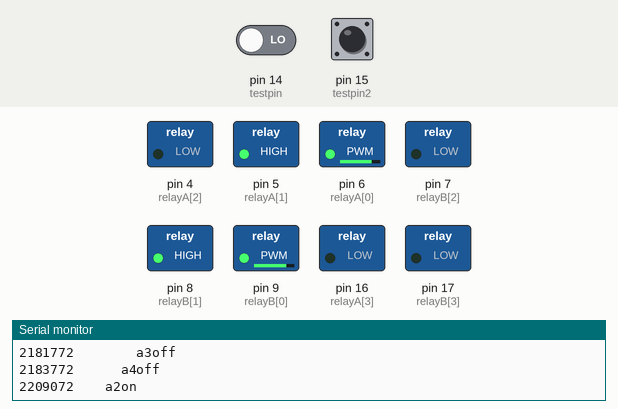
Bench run of a sketch on a simulated Arduino Uno, built with avr-gcc and run on an emulated ATmega328P. On the bench: switched loads named in the sketch (green lamp = pin HIGH), the last lines printed to the serial monitor. Dashed ring = blinking. The test bench sets the inputs (shaded band); at power-on: pin 14 (testpin) LOW, pin 15 (testpin2) HIGH. Storage starts empty.

Above: at 2.3 s.
2.4 s: pin 14 (testpin) driven HIGH
At 2.7 s:
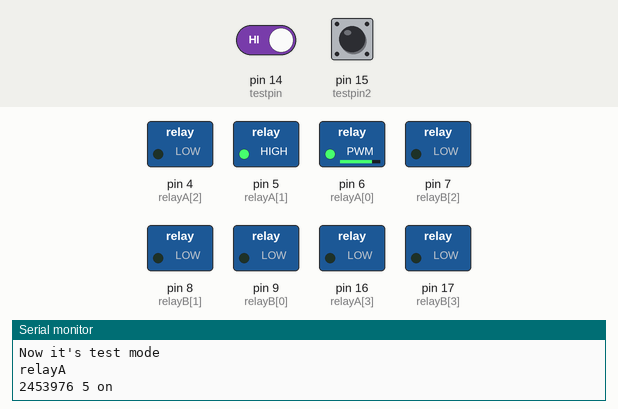
At 3.3 s:
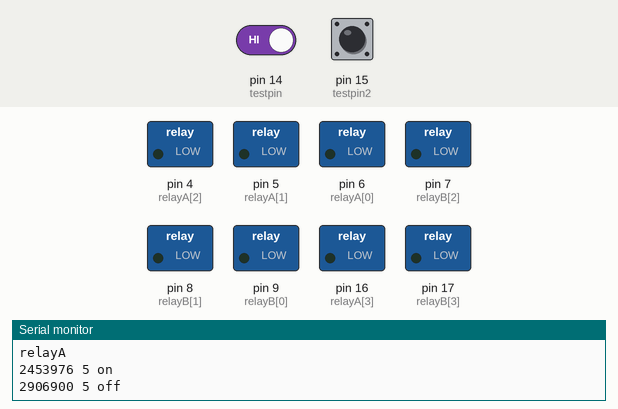
8.6 s: pin 14 (testpin) driven LOW
At 12.94 s:
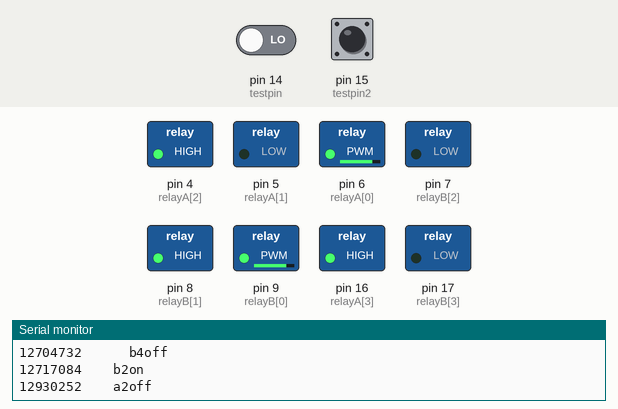
14.0 s: pin 14 (testpin) driven HIGH
Timing chart, 0 to 23.1 s (numbered marks = the images above; inputs shaded):
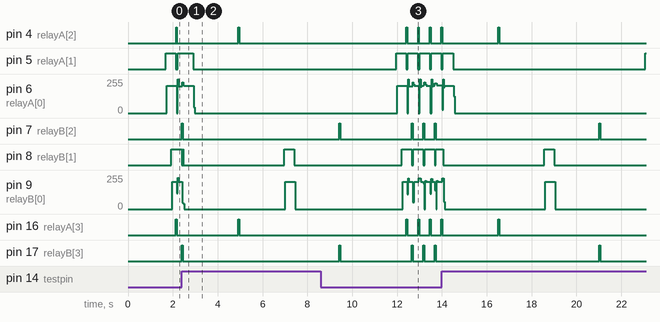

Measured:
- after the input at 2.4 s, pin 7 (relayB[2]), pin 17 (relayB[3]): goes on until 2.4 s, then stays LOW
- after the input at 8.6 s, pin 8 (relayB[1]): alternates HIGH for 0.45 s and LOW for 0.06 s, starting after 3.6 s

The sketch:

power_v4_micros_gps.ino
```cpp
#include <SoftwareSerial.h> //5 hz power w/ gps and sd
#include <SD.h>
#include <SPI.h>

// Connect the GPS RX/TX to arduino pins 3 and 5
SoftwareSerial serial = SoftwareSerial(2, 3);
File logFile;

const int SD_CS = 10;// big c high v power w/ test pin
unsigned long currentmillis = 0;
unsigned long headmillis = 0;
unsigned long a1on, a2on, a3on, b1on, b2on, b3on, a1off, a2off, a3off, b1off, b2off, b3off = 0;
byte a1, a2, a3, b1, b2, b3, start, ssrta, ssrtb = 0;
byte charget = 90; //充電次數
long circletime = 500; // verson.1 was 150 + 50
long chargecircletime = 5; //ondelay+offdelay
long a1ondelay = 0, a1offdelay = 0;
long a2time = 450, a3time = 44; //a3time must<(circletime-a2time) or will break the circletime
long a4time = 2, delaytime = 2000, initializetime = 500; //new 2 channel big C's relay for Vinb
double utctime, TWtime[5], gpstime;
word utc = 8;
String logdata, logFileName;
int msgType, j = 0, testpint;

//power relay
//int relay[] = {16, 17, 4}; // set M pin,power pin,relay pin
int relayA[] = {6, 5, 4, 16}; // set M pin,power pin,relay pin
int relayB[] = {9, 8, 7, 17}; // // set M pin,power pin,relay pin
int r[] = {0, 1, 2, 3, 0, 1, 2, 3};
const int /*led = 2, buttonpin = 3, */testpin = 14, testpin2 = 15, leda = 18, ledb = 19;


//add gps and sd
byte power;
byte channel;
const unsigned char UBX_HEADER[]        = { 0xB5, 0x62 };
const unsigned char NAV_POSLLH_HEADER[] = { 0x01, 0x02 };
const unsigned char NAV_STATUS_HEADER[] = { 0x01, 0x03 };

const char UBLOX_INIT[] PROGMEM = {
  // Disable NMEA
  0xB5, 0x62, 0x06, 0x01, 0x08, 0x00, 0xF0, 0x00, 0x00, 0x00, 0x00, 0x00, 0x00, 0x01, 0x00, 0x24, // GxGGA off
  0xB5, 0x62, 0x06, 0x01, 0x08, 0x00, 0xF0, 0x01, 0x00, 0x00, 0x00, 0x00, 0x00, 0x01, 0x01, 0x2B, // GxGLL off
  0xB5, 0x62, 0x06, 0x01, 0x08, 0x00, 0xF0, 0x02, 0x00, 0x00, 0x00, 0x00, 0x00, 0x01, 0x02, 0x32, // GxGSA off
  0xB5, 0x62, 0x06, 0x01, 0x08, 0x00, 0xF0, 0x03, 0x00, 0x00, 0x00, 0x00, 0x00, 0x01, 0x03, 0x39, // GxGSV off
  0xB5, 0x62, 0x06, 0x01, 0x08, 0x00, 0xF0, 0x04, 0x00, 0x00, 0x00, 0x00, 0x00, 0x01, 0x04, 0x40, // GxRMC off
  0xB5, 0x62, 0x06, 0x01, 0x08, 0x00, 0xF0, 0x05, 0x00, 0x00, 0x00, 0x00, 0x00, 0x01, 0x05, 0x47, // GxVTG off

  // Disable UBX
  0xB5, 0x62, 0x06, 0x01, 0x08, 0x00, 0x01, 0x07, 0x00, 0x00, 0x00, 0x00, 0x00, 0x00, 0x17, 0xDC, //NAV-PVT off
  0xB5, 0x62, 0x06, 0x01, 0x08, 0x00, 0x01, 0x02, 0x00, 0x00, 0x00, 0x00, 0x00, 0x00, 0x12, 0xB9, //NAV-POSLLH off
  0xB5, 0x62, 0x06, 0x01, 0x08, 0x00, 0x01, 0x03, 0x00, 0x00, 0x00, 0x00, 0x00, 0x00, 0x13, 0xC0, //NAV-STATUS off

  // Enable UBX
  //0xB5,0x62,0x06,0x01,0x08,0x00,0x01,0x07,0x00,0x01,0x00,0x00,0x00,0x00,0x18,0xE1, //NAV-PVT on
  0xB5, 0x62, 0x06, 0x01, 0x08, 0x00, 0x01, 0x02, 0x00, 0x01, 0x00, 0x00, 0x00, 0x00, 0x13, 0xBE, //NAV-POSLLH on
  0xB5, 0x62, 0x06, 0x01, 0x08, 0x00, 0x01, 0x03, 0x00, 0x01, 0x00, 0x00, 0x00, 0x00, 0x14, 0xC5, //NAV-STATUS on

  // Rate
  0xB5, 0x62, 0x06, 0x08, 0x06, 0x00, 0x64, 0x00, 0x01, 0x00, 0x01, 0x00, 0x7A, 0x12, //(10Hz)
  //0xB5, 0x62, 0x06, 0x08, 0x06, 0x00, 0xC8, 0x00, 0x01, 0x00, 0x01, 0x00, 0xDE, 0x6A, //(5Hz)
  //0xB5,0x62,0x06,0x08,0x06,0x00,0xE8,0x03,0x01,0x00,0x01,0x00,0x01,0x39, //(1Hz)
};

enum _ubxMsgType {
  MT_NONE,
  MT_NAV_POSLLH,
  MT_NAV_STATUS
};

struct NAV_POSLLH {
  unsigned char cls;
  unsigned char id;
  unsigned short len;
  unsigned long iTOW;
  long lon;
  long lat;
  long height;
  long hMSL;
  unsigned long hAcc;
  unsigned long vAcc;
};

struct NAV_STATUS {
  unsigned char cls;
  unsigned char id;
  unsigned short len;
  unsigned long iTOW;
  unsigned char gpsFix;
  char flags;
  char fixStat;
  char flags2;
  unsigned long ttff;
  unsigned long msss;
};

union UBXMessage {
  NAV_POSLLH navPosllh;
  NAV_STATUS navStatus;
};

UBXMessage ubxMessage;

void setup()
{
  circletime = circletime * 1000;
  chargecircletime = chargecircletime * 1000;
  a2time = a2time * 1000;
  a3time = a3time * 1000;
  a4time = a4time * 1000;
  delaytime = delaytime * 1000;
  initializetime = initializetime * 1000;
  a1ondelay = chargecircletime * 4 / 5;
  a1offdelay = chargecircletime / 5;
  Serial.begin(19200);
  pinMode(relayA[0], OUTPUT);
  digitalWrite(relayA[0], LOW);
  pinMode(relayA[1], OUTPUT);
  digitalWrite(relayA[1], LOW);
  pinMode(relayA[2], OUTPUT);
  digitalWrite(relayA[2], LOW);
  pinMode(relayA[3], OUTPUT);
  digitalWrite(relayA[3], LOW);
  pinMode(relayB[0], OUTPUT);
  digitalWrite(relayB[0], LOW);
  pinMode(relayB[1], OUTPUT);
  digitalWrite(relayB[1], LOW);
  pinMode(relayB[2], OUTPUT);
  digitalWrite(relayB[2], LOW);
  pinMode(relayB[3], OUTPUT);
  digitalWrite(relayB[3], LOW);
  //pinMode(buttonpin, INPUT_PULLUP);
  pinMode(testpin, INPUT);
  pinMode(testpin2, INPUT);

  //pinMode(leda, OUTPUT);
  //pinMode(ledb, OUTPUT);
  //pinMode(led, OUTPUT);
  //  digitalWrite(led, HIGH);
  //delay(2000);
  //delay(1000);

  headmillis = micros();


  //GPS and sd
  serial.begin(9600);
  setupgps();
  if (!SD.begin(SD_CS)) {
    Serial.println(F("Card failed, or not present"));
  }
  pinMode(SD_CS, OUTPUT);
  logFileName = nextLogFile();
  logFile = SD.open(logFileName, FILE_WRITE);
  if (logFile) {
    Serial.println(F("writing"));
  }
  // if the file didn't open, print an error:
  else {
    Serial.println(F("error opening file"));
  }
  Serial.println(F("initialization done."));

  msgType = processGPS(); //read gps in every loop (put here due to the reading singel delay will  effect relay time
  gpstime = ubxMessage.navPosllh.iTOW;
  transf2utc();

  while (digitalRead(testpin2) == LOW) {
    Serial.println(F(" waiting for start singel... "));
    delay(200);
  }

  msgType = processGPS(); //read gps in every loop (put here due to the reading singel delay will  effect relay time
  gpstime = ubxMessage.navPosllh.iTOW;

  currentmillis = micros() - headmillis;
  transf2utc();
  writegpsToCard();
}


void loop() {
  //Serial.println(testpint);
  if (digitalRead(testpin) == LOW) {
    testpint = 0;
  }
  if (digitalRead(testpin) == HIGH) {
    testpint = testpint + 1;
  }
  if (testpint > 10000) {
    testrun();
    //Serial.println(F("HIGH"));
  }
  /*while (digitalRead(testpin) == LOW) {
    //testrun();
    Serial.println(F("LOW"));
    }*/
  //digitalWrite(led, LOW);
  currentmillis = micros() - headmillis;
  //Serial.println(currentmillis);Serial.print(" ");

  //text   a1=ssrA a2=powerA a3=relayA


  if (currentmillis >= initializetime && start == 0) { //initialization
    a2on = currentmillis + initializetime;
    a3on = currentmillis + initializetime;

    b2on = currentmillis + initializetime + (circletime / 2); // add B
    b3on = currentmillis + initializetime + (circletime / 2);

    start = 1;
    Serial.print(currentmillis); Serial.print(" ");
    Serial.println(F("Run"));
  }


  //A


  if (currentmillis >= a2on && a2 == 0 && a3 == 0 && start == 1) { //powerA on
    a2 = 1;
    a2on = currentmillis + circletime;
    a2off = currentmillis + a2time;
    ssrta = 0;
    //digitalWrite(leda, HIGH);
    digitalWrite(relayA[r[1]], HIGH);
    delay(1);
    Serial.print(currentmillis); Serial.print(" ");
    Serial.println(F("   a2on "));
  }

  if (a2 == 1) {
    if (ssrta < charget) {
      if (currentmillis >= a1on && a1 == 0) { //ssrA on
        a1off = currentmillis + a1ondelay;
        a1on = currentmillis + chargecircletime;
        a1 = 1;
        digitalWrite(relayA[r[0]], HIGH);
        //Serial.print(currentmillis); Serial.print(" ");
        //Serial.println(F(" a1on "));
      }
      if (currentmillis > a1off && a1 == 1) { //ssrA off
        a1 = 0;
        ssrta = ssrta + 1;
        digitalWrite(relayA[r[0]], LOW);
        //Serial.print(currentmillis); Serial.print(" ");
        //Serial.println(F(" a1off "));
      }
    }
  }

  if (currentmillis >= a2off && a2 == 1) { //powerA off %%%%
    a2 = 0;
    digitalWrite(relayA[r[0]], LOW); //incase a1 turn off
    digitalWrite(relayA[r[1]], LOW);
    delay(1);
    Serial.print(currentmillis); Serial.print(" ");
    Serial.println(F("   a2off "));
    Serial.print(F("ssrta    "));
    Serial.println(ssrta);
  }
  if (currentmillis >= a3on && a3 == 0 && a2 == 0 && start == 1) { //relayA on
    a3on = currentmillis + circletime;
    a3off = currentmillis + a3time;
    a3 = 1;
    digitalWrite(relayA[r[3]], HIGH);
    Serial.print(currentmillis); Serial.print(" ");
    Serial.println(F("     a4on "));
    delayMicroseconds(a4time);
    digitalWrite(relayA[r[2]], HIGH);
    Serial.print(currentmillis + a4time); Serial.print(" "); //手工加上a4time時間差
    Serial.println(F("       a3on "));
    power = 1;
    channel = 1;
    writeDataToCard();
  }
  if (currentmillis >= a3off && a3 == 1 && start == 1) { //relayA off
    a3 = 0;
    digitalWrite(leda, LOW);
    digitalWrite(relayA[r[2]], LOW);
    Serial.print(currentmillis); Serial.print(" ");
    Serial.println(F("       a3off "));
    delayMicroseconds(a4time);
    digitalWrite(relayA[r[3]], LOW);
    Serial.print(currentmillis + a4time); Serial.print(" ");
    Serial.println(F("     a4off "));
    power = 0;
    channel = 1;
    writeDataToCard();

    msgType = processGPS(); //read gps in every loop (put here due to the reading singel delay will  effect relay time
      gpstime = ubxMessage.navPosllh.iTOW;
      transf2utc();
      writegpsToCard();
  }


  //B


  if (currentmillis >= b2on && b2 == 0 && b3 == 0 && start == 1) { //powerB on
    b2 = 1;
    b2on = currentmillis + circletime;
    b2off = currentmillis + a2time;
    ssrtb = 0;
    digitalWrite(ledb, HIGH);
    digitalWrite(relayB[r[1]], HIGH);
    delay(1);
    Serial.print(currentmillis); Serial.print(" ");
    Serial.println(F("   b2on "));
  }

  if (b2 == 1) {
    if (ssrtb < charget) {
      if (currentmillis >= b1on && b1 == 0) { //ssrB on
        b1off = currentmillis + a1ondelay;
        b1on = currentmillis + chargecircletime;
        b1 = 1;
        digitalWrite(relayB[r[0]], HIGH);
        //Serial.print(currentmillis); Serial.print(" ");
        //Serial.println(F(" b1on "));
      }
      if (currentmillis > b1off && b1 == 1) { //ssrB off
        b1 = 0;
        ssrtb = ssrtb + 1;
        digitalWrite(relayB[r[0]], LOW);
        //Serial.print(currentmillis); Serial.print(" ");
        //Serial.println(F(" b1off "));
      }
    }
  }

  if (currentmillis >= b2off && b2 == 1) { //powerB off %%%%
    b2 = 0;
    digitalWrite(relayB[r[0]], LOW); //incase a1 turn off
    digitalWrite(relayB[r[1]], LOW);
    delay(1);
    Serial.print(currentmillis); Serial.print(" ");
    Serial.println(F("   b2off "));
    Serial.print(F("ssrtb    "));
    Serial.println(ssrtb);
  }
  if (currentmillis >= b3on && b3 == 0 && b2 == 0 && start == 1) { //relayA on
    b3on = currentmillis + circletime;
    b3off = currentmillis + a3time;
    b3 = 1;
    digitalWrite(relayB[r[3]], HIGH);
    Serial.print(currentmillis); Serial.print(" ");
    Serial.println(F("     b4on "));
    delayMicroseconds(a4time);
    digitalWrite(relayB[r[2]], HIGH);
    Serial.print(currentmillis + a4time); Serial.print(" "); //手工加上a4time時間差
    Serial.println(F("       b3on "));
    power = 1;
    channel = 2;
    writeDataToCard();
  }
  if (currentmillis >= b3off && b3 == 1 && start == 1) { //relayB off
    b3 = 0;
    digitalWrite(ledb, LOW);
    digitalWrite(relayB[r[2]], LOW);
    Serial.print(currentmillis); Serial.print(" ");
    Serial.println(F("       b3off "));
    delayMicroseconds(a4time);
    digitalWrite(relayB[r[3]], LOW);
    Serial.print(currentmillis + a4time); Serial.print(" ");
    Serial.println(F("     b4off "));
    power = 0;
    channel = 2;
    writeDataToCard();
  }
}


void testrun() {
  Serial.println(F("Now it's test mode"));
  digitalWrite(relayA[0], LOW);
  digitalWrite(relayA[1], LOW);
  digitalWrite(relayA[2], LOW);
  digitalWrite(relayA[3], LOW);
  digitalWrite(relayB[0], LOW);
  digitalWrite(relayB[1], LOW);
  digitalWrite(relayB[2], LOW);
  digitalWrite(relayB[3], LOW);
  a1 = 0, a2 = 0, a3 = 0, b1 = 0, b2 = 0, b3 = 0;
  start = 0;

  //  digitalWrite(testled, HIGH);

  currentmillis = micros() - headmillis;
  Serial.println(F("relayA"));
  Serial.print(currentmillis); Serial.print(" ");
  Serial.print(relayA[r[1]]);
  digitalWrite(relayA[r[1]], HIGH);
  Serial.println(F(" on "));
  delay(1);
  for (int i = 0; i < charget; i++) {
    digitalWrite(relayA[r[0]], HIGH);
    delayMicroseconds(a1ondelay);
    digitalWrite(relayA[r[0]], LOW);
    delayMicroseconds(a1offdelay);
  }
  currentmillis = micros() - headmillis;
  Serial.print(currentmillis); Serial.print(" ");
  Serial.print(relayA[r[1]]);
  digitalWrite(relayA[r[1]], LOW);
  Serial.println(F(" off "));
  //delayMicroseconds(delaytime);
  delay(delaytime / 1000);
  currentmillis = micros() - headmillis;
  Serial.print(currentmillis); Serial.print(" ");
  Serial.print(relayA[r[2]]);
  Serial.println(F(" on "));
  digitalWrite(relayA[r[3]], HIGH);
  delayMicroseconds(a4time);
  digitalWrite(relayA[r[2]], HIGH);
  //delayMicroseconds(a3time);
  delay(a3time / 1000);
  digitalWrite(relayA[r[2]], LOW);
  delayMicroseconds(a4time);
  digitalWrite(relayA[r[3]], LOW);
  currentmillis = micros() - headmillis;
  Serial.print(currentmillis); Serial.print(" ");
  Serial.print(relayA[r[2]]);
  Serial.println(F(" off"));
  //delayMicroseconds(delaytime);
  delay(delaytime / 1000);
  //B
  currentmillis = micros() - headmillis;
  Serial.println(F("relayB"));
  Serial.print(currentmillis); Serial.print(" ");
  Serial.print(relayB[r[1]]);
  digitalWrite(relayB[r[1]], HIGH);
  Serial.println(F(" on "));
  delay(1);
  for (int i = 0; i < charget; i++) {
    digitalWrite(relayB[r[0]], HIGH);
    delayMicroseconds(a1ondelay);
    digitalWrite(relayB[r[0]], LOW);
    delayMicroseconds(a1offdelay);
  }
  currentmillis = micros() - headmillis;
  Serial.print(currentmillis); Serial.print(" ");
  Serial.print(relayB[r[1]]);
  digitalWrite(relayB[r[1]], LOW);
  Serial.println(F(" off "));
  //delayMicroseconds(delaytime);
  delay(delaytime / 1000);
  currentmillis = micros() - headmillis;
  Serial.print(currentmillis); Serial.print(" ");
  Serial.print(relayB[r[2]]);
  Serial.println(F(" on "));
  digitalWrite(relayB[r[3]], HIGH);
  delayMicroseconds(a4time);
  digitalWrite(relayB[r[2]], HIGH);
  //delayMicroseconds(a3time);
  delay(a3time / 1000);
  digitalWrite(relayB[r[2]], LOW);
  delayMicroseconds(a4time);
  digitalWrite(relayB[r[3]], LOW);
  currentmillis = micros() - headmillis;
  Serial.print(currentmillis); Serial.print(" ");
  Serial.print(relayB[r[2]]);
  Serial.println(F(" off"));
  //delayMicroseconds(delaytime);
  delay(delaytime / 1000);
  //digitalWrite(testled, LOW);
}


void writegpsToCard() {
  currentmillis = micros() - headmillis;
  if (!logFile) {
    logFile = SD.open(logFileName, FILE_WRITE);
  }
  if (logFile) {
    //    digitalWrite(led, HIGH);
    logFile.print(currentmillis);
    logFile.print(",");
    logFile.print(gpstime);
    logFile.print(",");
    logFile.print((TWtime[1]), 0);
    logFile.print(",");
    logFile.print((TWtime[2]), 0);
    logFile.print(",");
    logFile.print((TWtime[3]), 5);
    logFile.print("\n");
    logFile.print("\n");
    logFile.close();
  }
}


void writeDataToCard() {
  currentmillis = micros() - headmillis;
  if (!logFile) {
    logFile = SD.open(logFileName, FILE_WRITE);
  }
  if (logFile) {
    //    digitalWrite(led, HIGH);
    logFile.print(currentmillis);
    logFile.print(",");
    logFile.print(channel);
    logFile.print(",");
    logFile.print(power);
    logFile.print("\n");
    logFile.close();
  }
}


String nextLogFile(void) {
  String filename;
  int logn = 0;
  for (int i = 0; i < 999; i++) {
    // Construct a file with PREFIX[Index].SUFFIX
    filename = String("power") + String(logn) + String(".csv");
    // If the file name doesn't exist, return it
    if (!SD.exists(filename))
    {
      return filename;
    }
    // Otherwise increment the index, and try again
    logn++;
  }
  return "";
}


void transf2utc() {

  double temp = 0;

  utctime = gpstime / 1000 + (utc * 3600) - 19; //utc&leap fix

  TWtime[0] = (int)(utctime / 24 / 3600); //week
  temp = utctime - (TWtime[0] * 24 * 3600);

  TWtime[1] = (int)(temp / 3600); //hr
  temp = utctime - (TWtime[0] * 24 * 3600) - (TWtime[1] * 3600);

  TWtime[2] = (int)(temp / 60); //min
  temp = utctime - (TWtime[0] * 24 * 3600) - (TWtime[1] * 3600) - (TWtime[2] * 60);

  TWtime[3] = temp; //sec

  logdata = gpstime;
}


void setupgps() { //setup UBLOX_INIT codes
  for (int i = 0; i < sizeof(UBLOX_INIT); i++) {
    serial.write( pgm_read_byte(UBLOX_INIT + i) );
    delay(5); // simulating a 38400baud pace (or less), otherwise commands are not accepted by the device.
  }
}


// The last two bytes of the message is a checksum value, used to confirm that the received payload is valid.
// The procedure used to calculate this is given as pseudo-code in the uBlox manual.
void calcChecksum(unsigned char* CK, int msgSize) {
  memset(CK, 0, 2);
  for (int i = 0; i < msgSize; i++) {
    CK[0] += ((unsigned char*)(&ubxMessage))[i];
    CK[1] += CK[0];
  }
}


// Compares the first two bytes of the ubxMessage struct with a specific message header.
// Returns true if the two bytes match.
boolean compareMsgHeader(const unsigned char* msgHeader) {
  unsigned char* ptr = (unsigned char*)(&ubxMessage);
  return ptr[0] == msgHeader[0] && ptr[1] == msgHeader[1];
}


// Reads in bytes from the GPS module and checks to see if a valid message has been constructed.
// Returns the type of the message found if successful, or MT_NONE if no message was found.
// After a successful return the contents of the ubxMessage union will be valid, for the
// message type that was found. Note that further calls to this function can invalidate the
// message content, so you must use the obtained values before calling this function again.
int processGPS() {
  static int fpos = 0;
  static unsigned char checksum[2];

  static byte currentMsgType = MT_NONE;
  static int payloadSize = sizeof(UBXMessage);

  while ( serial.available() ) {

    byte c = serial.read();
    //Serial.write(c);

    if ( fpos < 2 ) {
      // For the first two bytes we are simply looking for a match with the UBX header bytes (0xB5,0x62)
      if ( c == UBX_HEADER[fpos] )
        fpos++;
      else
        fpos = 0; // Reset to beginning state.
    }
    else {
      // If we come here then fpos >= 2, which means we have found a match with the UBX_HEADER
      // and we are now reading in the bytes that make up the payload.

      // Place the incoming byte into the ubxMessage struct. The position is fpos-2 because
      // the struct does not include the initial two-byte header (UBX_HEADER).
      if ( (fpos - 2) < payloadSize )
        ((unsigned char*)(&ubxMessage))[fpos - 2] = c;

      fpos++;

      if ( fpos == 4 ) {
        // We have just received the second byte of the message type header,
        // so now we can check to see what kind of message it is.
        if ( compareMsgHeader(NAV_POSLLH_HEADER) ) {
          currentMsgType = MT_NAV_POSLLH;
          payloadSize = sizeof(NAV_POSLLH);
        }
        else if ( compareMsgHeader(NAV_STATUS_HEADER) ) {
          currentMsgType = MT_NAV_STATUS;
          payloadSize = sizeof(NAV_STATUS);
        }
        else {
          // unknown message type, bail
          fpos = 0;
          continue;
        }
      }

      if ( fpos == (payloadSize + 2) ) {
        // All payload bytes have now been received, so we can calculate the
        // expected checksum value to compare with the next two incoming bytes.
        calcChecksum(checksum, payloadSize);
      }
      else if ( fpos == (payloadSize + 3) ) {
        // First byte after the payload, ie. first byte of the checksum.
        // Does it match the first byte of the checksum we calculated?
        if ( c != checksum[0] ) {
          // Checksum doesn't match, reset to beginning state and try again.
          fpos = 0;
        }
      }
      else if ( fpos == (payloadSize + 4) ) {
        // Second byte after the payload, ie. second byte of the checksum.
        // Does it match the second byte of the checksum we calculated?
        fpos = 0; // We will reset the state regardless of whether the checksum matches.
        if ( c == checksum[1] ) {
          // Checksum matches, we have a valid message.
          return currentMsgType;
        }
      }
      else if ( fpos > (payloadSize + 4) ) {
        // We have now read more bytes than both the expected payload and checksum
        // together, so something went wrong. Reset to beginning state and try again.
        fpos = 0;
      }
    }
  }
  return MT_NONE;
}
```
